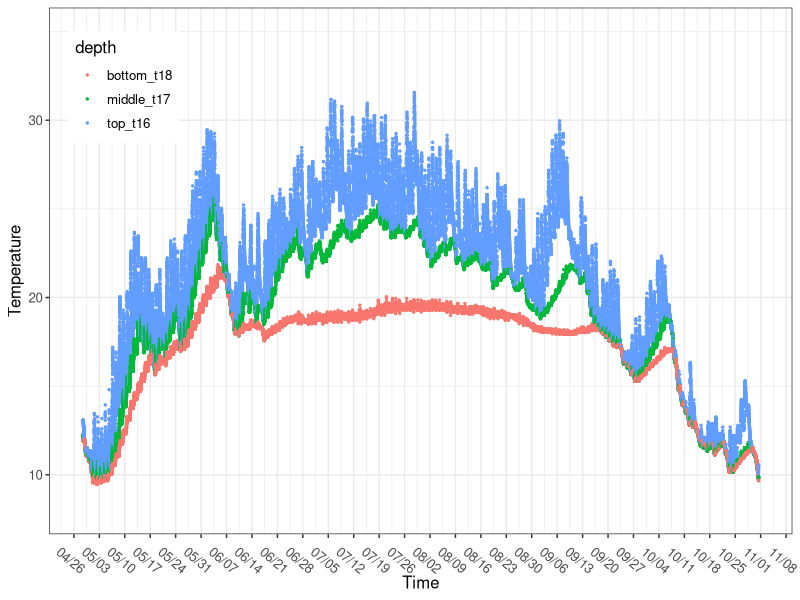
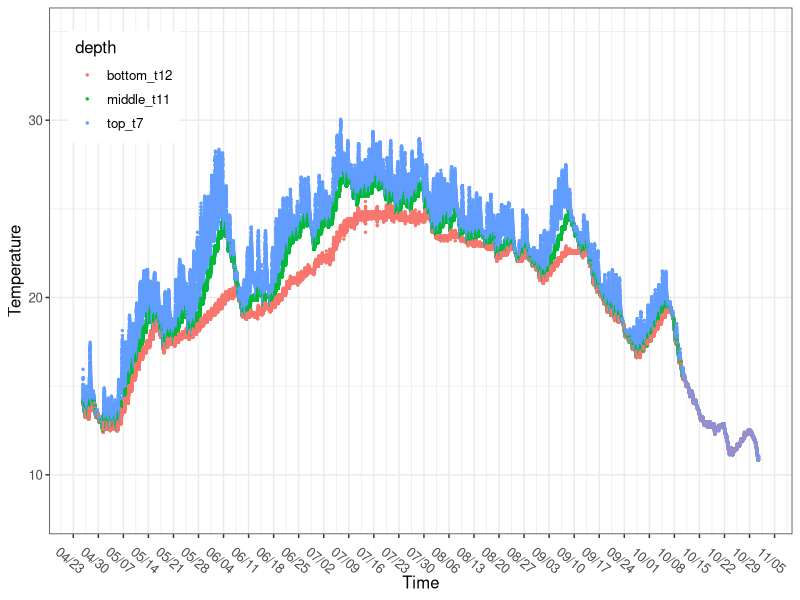
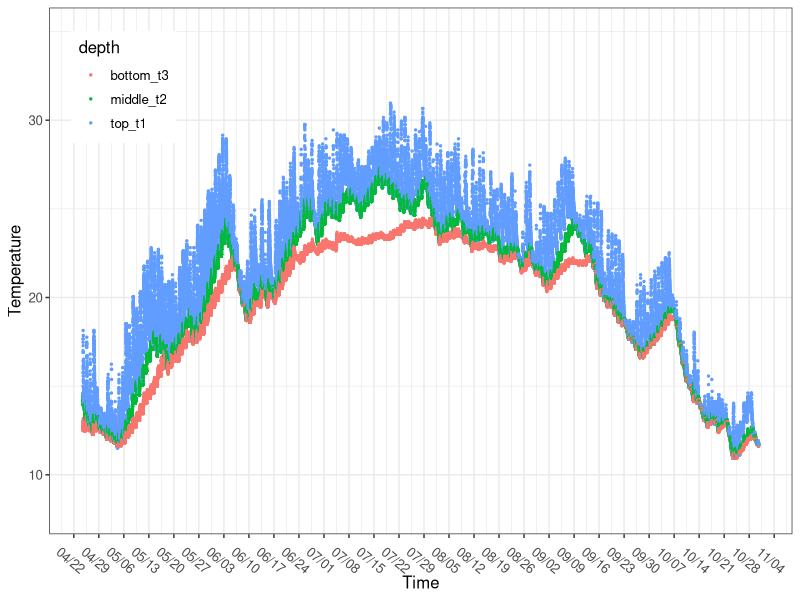
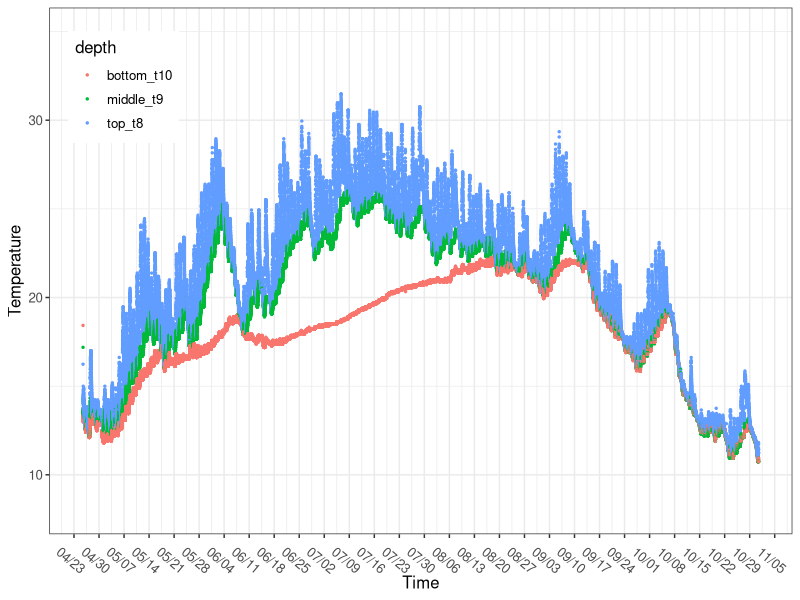
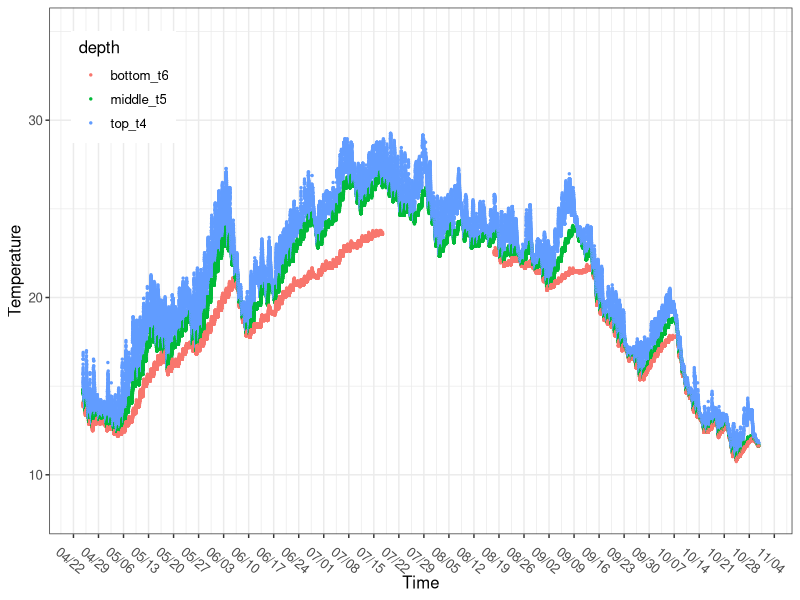
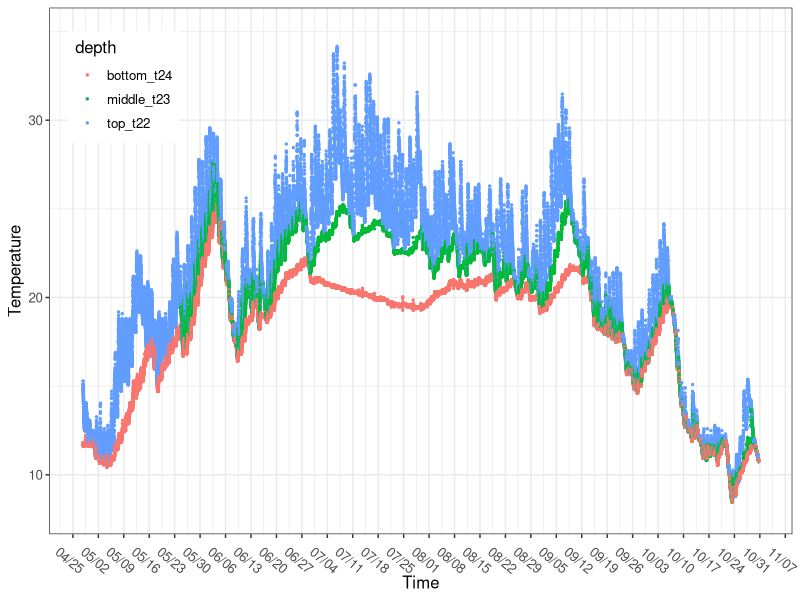
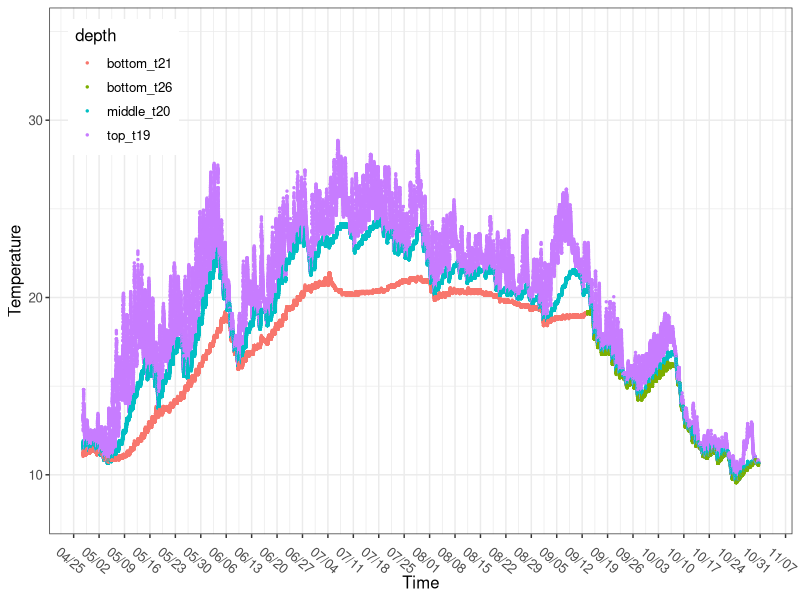
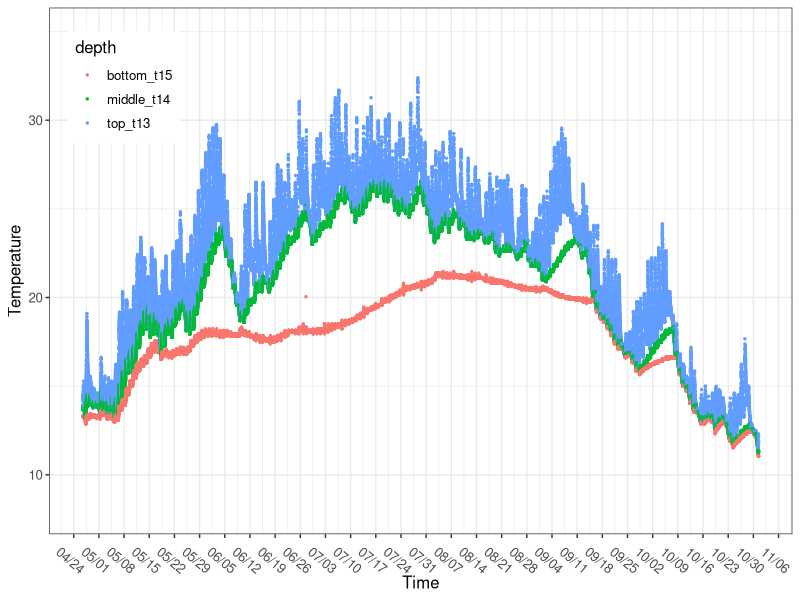

Here is the R script that generated these plots, in order: (Note: this script raises an error after producing the figures.)
## DEC Ponds 2023 Temp Plots ####
## Code started by MAH May 2023 #

## Load packages ####
library(tidyverse)
library(scales)
library(cowplot)

#library(ggpubr)

## Load data ####
setwd("C:/Users/mah543/Dropbox/Cornell/Research/DEC_CarbonGrant/FarmResidPonds/HOBO_Data_2023")  #work MH
setwd("C:/Users/Meredith/Dropbox/Cornell/Research/DEC_CarbonGrant/FarmResidPonds/HOBO_Data_2023") #Home MH
setwd("C:/Users/pb577/OneDrive - Cornell University/Documents/DEC_Ponds/DEC_Ponds/Temp_HOBO_Data") #work PB

boyce <- read.csv("Temp_HOBO_Data/Boyce_compiled.csv", strip.white=T, na.strings="na")
edwards <- read.csv("Temp_HOBO_Data/Edwards_compiled.csv", strip.white=T, na.strings="na")
harrison <- read.csv("Temp_HOBO_Data/Harrison_compiled.csv", strip.white=T, na.strings="na")
howarth <- read.csv("Temp_HOBO_Data/Howarth_compiled.csv", strip.white=T, na.strings="na")
levine <- read.csv("Temp_HOBO_Data/Levine_compiled.csv", strip.white=T, na.strings="NA")
mtpleasantse <- read.csv("Temp_HOBO_Data/MtPleasantSE_compiled.csv", strip.white=T, na.strings="na")
shelterbelt <- read.csv("Temp_HOBO_Data/Shelterbelt_compiled.csv", strip.white=T, na.strings="na")
white <- read.csv("Temp_HOBO_Data/White_compiled.csv", strip.white=T, na.strings="na")

#add column with pond name
boyce$pond <- "Boyce"
edwards$pond <- "Edwards"
howarth$pond <- "Boyce"
levine$pond <- "Levine"
mtpleasantse$pond <- "MtPleasantSE"
harrison$pond <- "Harrison"
shelterbelt$pond <- "Shelterbelt"
white$pond <- "White"

#Note Shelterbelt has two diff bottom sensors#

min(boyce$wtr_bottom_t18)        #9.472
min(edwards$wtr_bottom_t12)      #9.176
min(howarth$wtr_bottom_t10)      #8.978
min(levine$wtr_bottom_t6, na.rm=TRUE)      #10.748
min(mtpleasantse$wtr_bottom_t24) #8.481
min(harrison$wtr_bottom_t3)      #10.944
min(shelterbelt$wtr_bottom_t21, na.rm=TRUE)  #8.581
min(shelterbelt$wtr_bottom_t26, na.rm=TRUE)  #9.571
min(white$wtr_bottom_t15)        #11.041


max(boyce$wtr_top_t16)        #31.574
max(edwards$wtr_top_t7)       #32.086
max(howarth$wtr_top_t8)       #31.472
max(levine$wtr_top_t4 )       #33.743
max(mtpleasantse$wtr_top_t22) #34.163
max(harrison$wtr_top_t1)      #30.963
max(shelterbelt$wtr_top_t19)  #30.054
max(white$wtr_top_t13)        #32.394


#Make Plots ####


#*Boyce ####
head(boyce)
tail(boyce)
str(boyce)
boyce$datetime2 <- as.POSIXct(boyce$datetime, 
                              '%m/%d/%Y %H:%M', tz="US/Eastern")

boyce_long <- boyce %>% pivot_longer(
  cols = starts_with("wtr_"),
  names_to = "depth",
  names_prefix = "wtr_",
  values_to = "temp",
  values_drop_na = TRUE)
head(boyce_long)

boyce_temp <- boyce_long  %>% 
  ggplot(aes(x=datetime2, y=temp, color=depth)) + 
  #geom_hline(yintercept=100, linetype='dotted', col = 'blue')+
  geom_point(size=0.5) + #geom_path()+
  scale_x_datetime(breaks=date_breaks(width="7 days"), 
                   labels=date_format("%m/%d", tz="America/new_york"))+ theme_bw() +
  theme(text = element_text(size=12), axis.text.x = element_text(angle=-40))+ 
  xlab("Time") + ylab("Temperature") + ylim(c(8,35))+
  theme(legend.position = c(.1,.85))
boyce_temp 



#*Edwards ####
edwards$datetime2 <- as.POSIXct(edwards$datetime_proposed, 
                              '%m/%d/%Y %H:%M', tz="US/Eastern")

edwards_long <- edwards %>% pivot_longer(
  cols = starts_with("wtr_"),
  names_to = "depth",
  names_prefix = "wtr_",
  values_to = "temp",
  values_drop_na = TRUE)
head(edwards_long)

edwards_temp <- edwards_long  %>% subset(datetime2 >= "2023-04-25 17:30") %>%
  ggplot(aes(x=datetime2, y=temp, color=depth)) + 
  #geom_hline(yintercept=100, linetype='dotted', col = 'blue')+
  geom_point(size=0.5) + #geom_path()+
  scale_x_datetime(breaks=date_breaks(width="7 days"), 
                   labels=date_format("%m/%d", tz="America/new_york"))+ theme_bw() +
  theme(text = element_text(size=12), axis.text.x = element_text(angle=-40))+ 
  xlab("Time") + ylab("Temperature") + ylim(c(8,35))+
  theme(legend.position = c(.1,.85))
edwards_temp 




#*Harrison ####
harrison$datetime2 <- as.POSIXct(harrison$datetime_proposed, 
                              '%m/%d/%Y %H:%M', tz="US/Eastern")

harrison_long <- harrison %>% pivot_longer(
  cols = starts_with("wtr_"),
  names_to = "depth",
  names_prefix = "wtr_",
  values_to = "temp",
  values_drop_na = TRUE)
head(harrison_long)

harrison_temp <- harrison_long  %>% subset(datetime2 >= "2023-04-24 14:00") %>%
  ggplot(aes(x=datetime2, y=temp, color=depth)) + 
  geom_point(size=0.5) + #geom_path()+
  scale_x_datetime(breaks=date_breaks(width="7 days"), 
                   labels=date_format("%m/%d", tz="America/new_york"))+ theme_bw() +
  theme(text = element_text(size=12), axis.text.x = element_text(angle=-40))+ 
  xlab("Time") + ylab("Temperature") + ylim(c(8,35))+
  theme(legend.position = c(.1,.85))
harrison_temp 


#*Howarth ####
howarth$datetime2 <- as.POSIXct(howarth$datetime_proposed, 
                              '%m/%d/%Y %H:%M', tz="US/Eastern")

howarth_long <- howarth %>% pivot_longer(
  cols = starts_with("wtr_"),
  names_to = "depth",
  names_prefix = "wtr_",
  values_to = "temp",
  values_drop_na = TRUE)
head(howarth_long)

howarth_temp <- howarth_long  %>% subset(datetime2 >= "2023-04-25 12:40") %>%
  ggplot(aes(x=datetime2, y=temp, color=depth)) + 
  geom_point(size=0.5) + #geom_path()+
  scale_x_datetime(breaks=date_breaks(width="7 days"), 
                   labels=date_format("%m/%d", tz="America/new_york"))+ theme_bw() +
  theme(text = element_text(size=12), axis.text.x = element_text(angle=-40))+ 
  xlab("Time") + ylab("Temperature") + ylim(c(8,35))+
  theme(legend.position = c(.1,.85))
howarth_temp 



#*Levine ####
levine$datetime2 <- as.POSIXct(levine$datetime_proposed, 
                                '%m/%d/%Y %H:%M', tz="US/Eastern")
str(levine)

levine_long <- levine %>% pivot_longer(
  cols = starts_with("wtr_"),
  names_to = "depth",
  names_prefix = "wtr_",
  values_to = "temp",
  values_drop_na = TRUE)
head(levine_long)

levine_temp <- levine_long  %>% subset(datetime2 >= "2023-04-24 16:20") %>%
  ggplot(aes(x=datetime2, y=temp, color=depth)) + 
  #geom_hline(yintercept=100, linetype='dotted', col = 'blue')+
  geom_point(size=0.5) + #geom_path()+
  scale_x_datetime(breaks=date_breaks(width="7 days"), 
                   labels=date_format("%m/%d", tz="America/new_york"))+ theme_bw() +
  theme(text = element_text(size=12), axis.text.x = element_text(angle=-40))+ 
  xlab("Time") + ylab("Temperature") + ylim(c(8,35))+
  theme(legend.position = c(.1,.85))
levine_temp 


#*Mt Pleasant SE ####
head(mtpleasantse)
str(mtpleasantse)
mtpleasantse$datetime2 <- as.POSIXct(mtpleasantse$datetime_proposed, 
                               '%m/%d/%Y %H:%M', tz="US/Eastern")

mtpleasantse_long <- mtpleasantse %>% pivot_longer(
  cols = starts_with("wtr_"),
  names_to = "depth",
  names_prefix = "wtr_",
  values_to = "temp",
  values_drop_na = TRUE)
head(mtpleasantse_long)

mtpleasantse_temp <- mtpleasantse_long  %>% subset(datetime2 >= "2023-04-27 19:00") %>%
  ggplot(aes(x=datetime2, y=temp, color=depth)) + 
  geom_point(size=0.5) + #geom_path()+
  scale_x_datetime(breaks=date_breaks(width="7 days"), 
                   labels=date_format("%m/%d", tz="America/new_york"))+ theme_bw() +
  theme(text = element_text(size=12), axis.text.x = element_text(angle=-40))+ 
  xlab("Time") + ylab("Temperature") + ylim(c(8,35))+
  theme(legend.position = c(.1,.85))
mtpleasantse_temp 


#*Shelterbelt ####
shelterbelt$datetime2 <- as.POSIXct(shelterbelt$datetime_proposed, 
                              '%m/%d/%Y %H:%M', tz="US/Eastern")

shelterbelt_long <- shelterbelt %>% pivot_longer(
  cols = starts_with("wtr_"),
  names_to = "depth",
  names_prefix = "wtr_",
  values_to = "temp",
  values_drop_na = TRUE)
head(shelterbelt_long)

shelterbelt_temp <- shelterbelt_long  %>% subset(datetime2 >= "2023-04-27 14:00") %>%
  ggplot(aes(x=datetime2, y=temp, color=depth)) + 
  geom_point(size=0.5) + #geom_path()+
  scale_x_datetime(breaks=date_breaks(width="7 days"), 
                   labels=date_format("%m/%d", tz="America/new_york"))+ theme_bw() +
  theme(text = element_text(size=12), axis.text.x = element_text(angle=-40))+ 
  xlab("Time") + ylab("Temperature") + ylim(c(8,35))+
  theme(legend.position = c(.1,.85))
shelterbelt_temp


#*White ####
white$datetime2 <- as.POSIXct(white$datetime_proposed, 
                                    '%m/%d/%Y %H:%M', tz="US/Eastern")

white_long <- white %>% pivot_longer(
  cols = starts_with("wtr_"),
  names_to = "depth",
  names_prefix = "wtr_",
  values_to = "temp",
  values_drop_na = TRUE)
head(white_long)

white_temp <- white_long  %>% ggplot(aes(x=datetime2, y=temp, color=depth)) + 
  #geom_hline(yintercept=100, linetype='dotted', col = 'blue')+
  geom_point(size=0.5) + #geom_path()+
  scale_x_datetime(breaks=date_breaks(width="7 days"), 
                   labels=date_format("%m/%d", tz="America/new_york"))+ theme_bw() +
  theme(text = element_text(size=12), axis.text.x = element_text(angle=-40))+ 
  xlab("Time") + ylab("Temperature") + ylim(c(8,35))+
  theme(legend.position = c(.1,.85))
white_temp 





## Modified figures for quarterly report #6 ####

#*Boyce_mod ####
boyce$datetime2 <- as.POSIXct(boyce$datetime, 
                              '%m/%d/%Y %H:%M', tz="US/Eastern")

boyce_long <- boyce %>% pivot_longer(
  cols = starts_with("wtr_"),
  names_to = "depth",
  names_prefix = "wtr_",
  values_to = "temp",
  values_drop_na = TRUE)
head(boyce_long)

boyce_temp_mod <- boyce_long  %>% 
  ggplot(aes(x=datetime2, y=temp, color=depth)) + 
  #geom_hline(yintercept=100, linetype='dotted', col = 'blue')+
  geom_point(size=0.5) + #geom_path()+
  scale_x_datetime(breaks=date_breaks(width="7 days"), 
                   labels=date_format("%m/%d", tz="America/new_york"))+ theme_bw() +
  theme(text = element_text(size=18), axis.text.x = element_text(angle=-40))+ 
  xlab("Date (MM/DD)") + ylab("Temperature (°C)") + ylim(c(9,35))+
  theme(legend.position = c(.15,.85))+
  scale_color_discrete(labels=c('Bottom', 'Middle', 'Top'))+
  guides(color = guide_legend(reverse=TRUE, title = "Measurement depth:", override.aes = list(size = 4)))+
  geom_rect(aes(xmin=as.POSIXct('2023-06-02 12:00'),
                xmax = as.POSIXct('2023-06-14 12:00'),
                ymin = -Inf,
                ymax = Inf),  alpha = 0.01, fill="grey", linetype = 0)

boyce_temp_mod

#*Edwards_mod ####
edwards$datetime2 <- as.POSIXct(edwards$datetime_proposed, 
                                '%m/%d/%Y %H:%M', tz="US/Eastern")

edwards_long <- edwards %>% pivot_longer(
  cols = starts_with("wtr_"),
  names_to = "depth",
  names_prefix = "wtr_",
  values_to = "temp",
  values_drop_na = TRUE)
head(edwards_long)

edwards_temp_mod <- edwards_long  %>%  subset(datetime2 >= "2023-04-25 17:30") %>%
  ggplot(aes(x=datetime2, y=temp, color=depth)) + 
  #geom_hline(yintercept=100, linetype='dotted', col = 'blue')+
  geom_point(size=0.5) + #geom_path()+
  scale_x_datetime(breaks=date_breaks(width="7 days"), 
                   labels=date_format("%m/%d", tz="America/new_york"))+ theme_bw() +
  theme(text = element_text(size=18), axis.text.x = element_text(angle=-40))+ 
  xlab("Date (MM/DD)") + ylab("Temperature (°C)") + ylim(c(9,35))+
  theme(legend.position = c(.15,.85))+
  scale_color_discrete(labels=c('Bottom', 'Middle', 'Top'))+
  guides(color = guide_legend(reverse=TRUE, title = "Measurement depth:", override.aes = list(size = 4)))+
  geom_rect(aes(xmin=as.POSIXct('2023-06-02 12:00'),
                xmax = as.POSIXct('2023-06-14 12:00'),
                ymin = -Inf,
                ymax = Inf),  alpha = 0.01, fill="grey", linetype = 0)

edwards_temp_mod 

#*White_mod ####
white$datetime2 <- as.POSIXct(white$datetime_proposed, 
                              '%m/%d/%Y %H:%M', tz="US/Eastern")

white_long <- white %>% pivot_longer(
  cols = starts_with("wtr_"),
  names_to = "depth",
  names_prefix = "wtr_",
  values_to = "temp",
  values_drop_na = TRUE)
head(white_long)

white_temp_mod <- white_long  %>% ggplot(aes(x=datetime2, y=temp, color=depth)) + 
  #geom_hline(yintercept=100, linetype='dotted', col = 'blue')+
  geom_point(size=0.5) + #geom_path()+
  scale_x_datetime(breaks=date_breaks(width="7 days"), 
                   labels=date_format("%m/%d", tz="America/new_york"))+ theme_bw() +
  theme(text = element_text(size=18), axis.text.x = element_text(angle=-40))+ 
  xlab("Date (MM/DD)") + ylab("Temperature (°C)") + ylim(c(9,35))+
  theme(legend.position = c(.15,.85))+
  scale_color_discrete(labels=c('Bottom', 'Middle', 'Top'))+
  guides(color = guide_legend(reverse=TRUE, title = "Measurement depth:", override.aes = list(size = 4)))+
  geom_rect(aes(xmin=as.POSIXct('2023-06-02 12:00'),
                xmax = as.POSIXct('2023-06-14 12:00'),
                ymin = -Inf,
                ymax = Inf),  alpha = 0.01, fill="grey", linetype = 0)

white_temp_mod

#*Howarth_mod ####
howarth$datetime2 <- as.POSIXct(howarth$datetime_proposed, 
                                '%m/%d/%Y %H:%M', tz="US/Eastern")

howarth_long <- howarth %>% pivot_longer(
  cols = starts_with("wtr_"),
  names_to = "depth",
  names_prefix = "wtr_",
  values_to = "temp",
  values_drop_na = TRUE)
head(howarth_long)

howarth_temp_mod <- howarth_long  %>% subset(datetime2 >= "2023-04-25 12:40") %>%
  ggplot(aes(x=datetime2, y=temp, color=depth)) + 
  geom_point(size=0.5) + #geom_path()+
  scale_x_datetime(breaks=date_breaks(width="7 days"), 
                   labels=date_format("%m/%d", tz="America/new_york"))+ theme_bw() +
  theme(text = element_text(size=18), axis.text.x = element_text(angle=-40))+ 
  xlab("Date (MM/DD)") + ylab("Temperature (°C)") + ylim(c(9,35))+
  theme(legend.position = c(.15,.85))+
  scale_color_discrete(labels=c('Bottom', 'Middle', 'Top'))+
  guides(color = guide_legend(reverse=TRUE, title = "Measurement depth:", override.aes = list(size = 4)))+
  geom_rect(aes(xmin=as.POSIXct('2023-06-02 12:00'),
                xmax = as.POSIXct('2023-06-14 12:00'),
                ymin = -Inf,
                ymax = Inf),  alpha = 0.01, fill="grey", linetype = 0)

howarth_temp_mod

combined_figure <- ggarrange(boyce_temp_mod, edwards_temp_mod, white_temp_mod, howarth_temp_mod, 
          labels = c("A", "B", "C", "D"),
          ncol = 2, nrow = 2)
ggsave("plot.pdf", width = 18,   height = 12)

